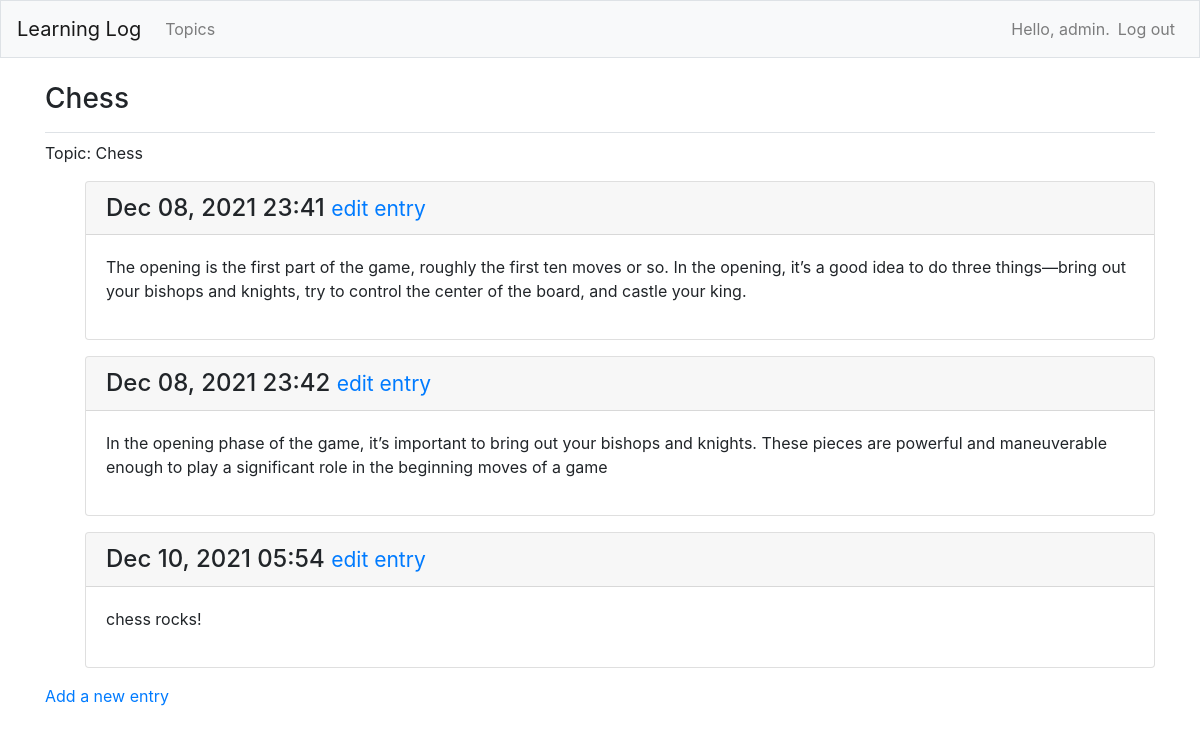
The page /topics/3/ (signed in) on the database its author committed.
### MainApp/models.py (models this page shows, shortened)
class Topic(models.Model):
    text = models.CharField(max_length=200)
    date_added = models.DateTimeField(auto_now_add=True)
    owner = models.ForeignKey(User, on_delete=models.CASCADE)
    def __str__(self):
        return self.text

class Entry(models.Model):
    topic = models.ForeignKey(Topic, on_delete=models.CASCADE)
    text = models.TextField()
    date_added = models.DateTimeField(auto_now_add=True)
    class Meta:
        verbose_name = "entries"

### MainApp/views.py (the view)
# urls.py: path("topics/<int:topic_id>/", views.topic, name="topic"),
@login_required
def topic(request, topic_id):
    topic = Topic.objects.get(id=topic_id)
    if topic.owner != request.user:
        raise Http404
    entries = topic.entry_set.all()
    context = {"topic": topic, 'entries': entries}
    return render(request, "MainApp/topic.html", context)

### MainApp/templates/mainapp/topic.html
{% extends "MainApp/base.html" %}
{% block page_header %}
<h3>{{ topic }}</h3>
{% endblock page_header %}
{% block content %}
<p>Topic: {{ topic }}</p>
<ul>
    {% for e in entries %}
    <div class="card mb-3">
        <h4 class="card-header">
        {{ e.date_added|date:'M d, Y H:i' }}
        <small><a href="{% url 'MainApp:edit_entry' e.id %}"> edit entry</a></small>
        </h4>
        <div class="card-body">
        {{ e.text|linebreaks }}
        </div>
        </div>
    {% empty %}
    <p>There are no entries for this topic yet.</p>
    {% endfor %}
</ul>
<p>
    <a href ="{% url 'MainApp:new_entry' topic.id %}">Add a new entry</a>
</p>
{% endblock content %}

### MainApp/templates/mainapp/base.html (shortened to what this page needs)
{% load bootstrap4 %}
<!doctype html>
<html lang="en">
<head>
    {% bootstrap_css %}
</head>
<body>
    <nav class="navbar navbar-expand-md navbar-light bg-light mb-4 border">
        <a class="navbar-brand" href="{% url 'MainApp:index'%}"> Learning Log</a>
    <div class="collapse navbar-collapse" id="navbarCollapse">
        <ul class="navbar-nav mr-auto">
        <li class="nav-item">
        <a class="nav-link" href="{% url 'MainApp:topics'%}"> Topics</a></li>
    </ul>
    <ul class="navbar-nav ml-auto">
        {% if user.is_authenticated %}
        <li class="nav-item">
        <span class="navbar-text"}">Hello, {{ user.username }}.</span>
        </li>
        <li class="nav-item">
        <a class="nav-link" href="{% url 'users:logout' %}">Log out</a>
        </li>
        {% else %}
        <li class="nav-item">
        <a class="nav-link" href="{% url 'users:register' %}">Register</a>
        </li>
        <li class="nav-item">
        <a class="nav-link" href="{% url 'users:login' %}">Log in</a></li>
        {% endif %}
        </ul>
        </div>
    </nav>
    <main role="main" class="container">
        <div class="pb-2 mb-2 border-bottom">
        {% block page_header %}{% endblock page_header %}
        </div>
        <div>
        {% block content %}{% endblock content %}
        </div>
        </main>
        </body>
        </html>

### rows shown on the page
Topic: text "Chess"
Entry: date_added "Dec 08, 2021 23:41", text "The opening is the first part of the game, roughly the first ten moves or so. In the opening, it’s a good idea to do three things—bring out your bishops and knights, try to control the center of the board, and castle your king."
Entry: date_added "Dec 08, 2021 23:42", text "In the opening phase of the game, it’s important to bring out your bishops and knights. These pieces are powerful and maneuverable enough to play a significant role in the beginning moves of a game"
Entry: date_added "Dec 10, 2021 05:54", text "chess rocks!"

### other values the page prints
{{ user.username }} "admin"
